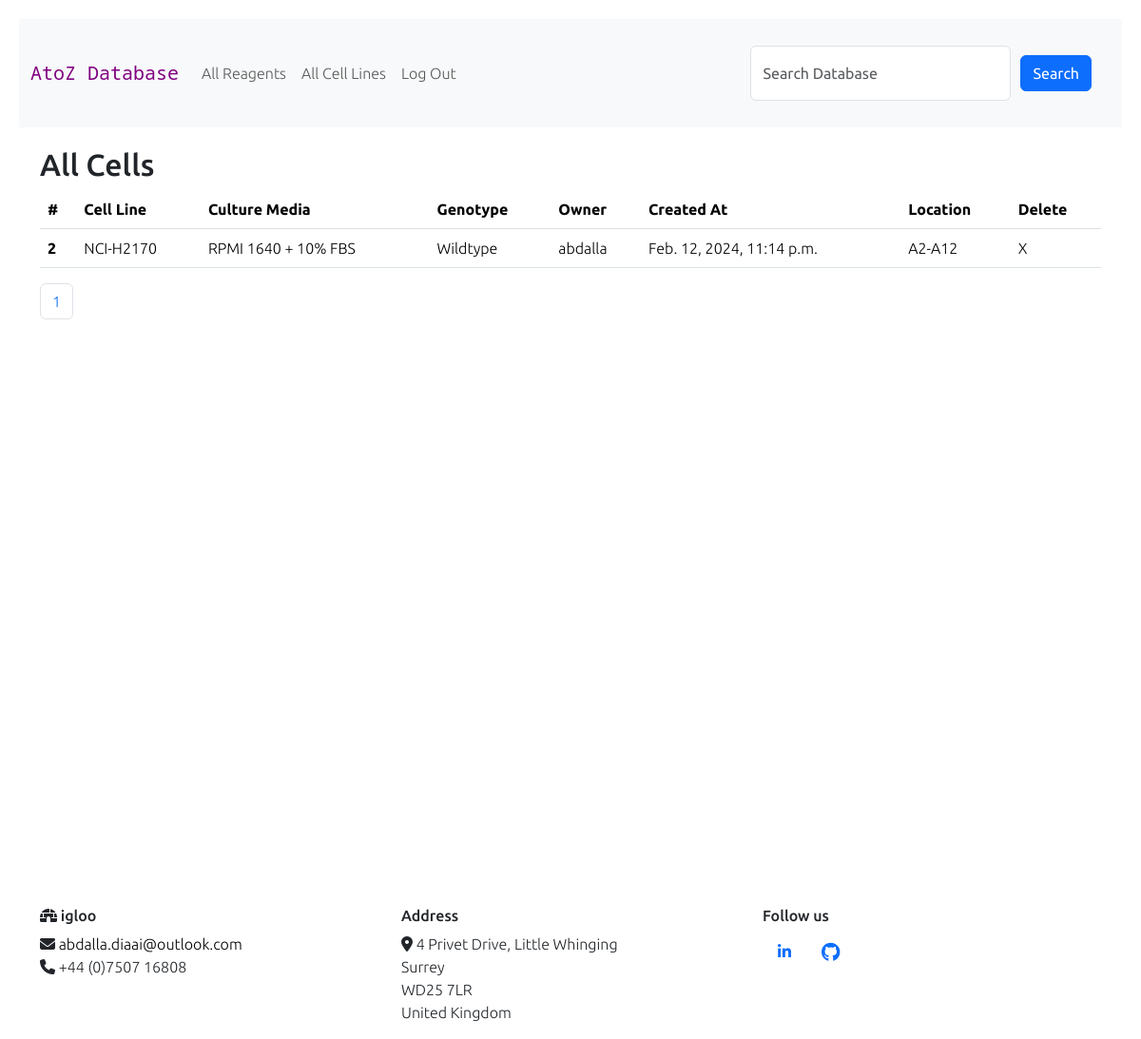
The page /view_cells (signed in) on the database as committed earlier.
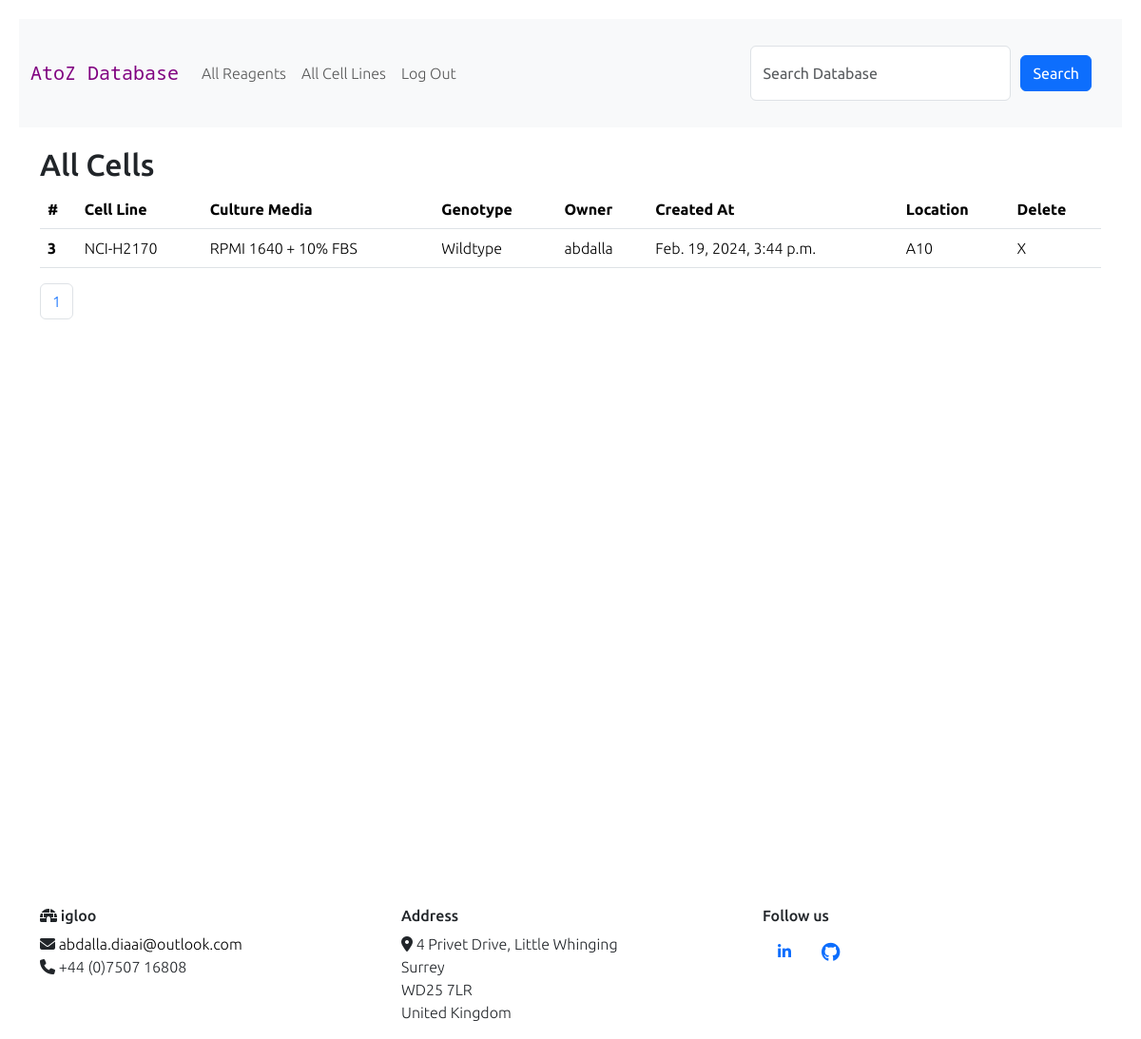
The same page on the database as committed later.
### reagents/models.py (models this page shows, shortened)
class TimeStampedModel(models.Model):
    created_at = models.DateTimeField(auto_now_add=True)
    updated_at = models.DateTimeField(auto_now=True)
    class Meta:
        abstract = True

class CellLine(TimeStampedModel):
    CHOICES = [("Wildtype", True), ("Modified", False)]
    created = TimeStampedModel.created_at
    cell_name = models.CharField(max_length=300, blank=True, null=True)
    media = models.CharField(max_length=300, blank=True, null=True)
    genotype = models.CharField(max_length=30, choices=CHOICES, default=True)
    owner = models.ForeignKey(settings.AUTH_USER_MODEL, on_delete=models.CASCADE, null=True)
    storage_position = models.CharField(max_length=10, blank=True, null=True)

class User(AbstractUser):
    pass

### reagents/views.py (the view)
# urls.py: path("view_cells", views.view_cells, name="view_cells"),
@login_required
def view_cells(request):
    cells = CellLine.objects.all()
    paginator = Paginator(cells, 10)
    page_number = request.GET.get("page")
    page_obj = paginator.get_page(page_number)
    return render(
        request,
        "reagents/cells.html",
        {"page_obj": page_obj, "paginator": paginator, "search_form": NewSearch()},
    )

### reagents/forms.py
class NewSearch(forms.Form):
    CHOICES = [("cells", "Cells"), ("reagents", "Reagents")]
    search = forms.CharField(
        label="",
        widget=forms.TextInput(
            attrs={"placeholder": "Search Database", "class": "form-control"}
        ),
    )
    database_to_search = models.CharField(max_length=30, choices=CHOICES, default="Reagents")

### reagents/templates/reagents/cells.html (shortened to what this page needs)
{% extends "reagents/layout.html" %}
{% load static %}
{% block body %}
<h2>All Cells</h2>
{% if user.is_authenticated %}
<div>
    <table class="table">
        <thead>
            <tr>
                <th scope="col">#</th>
                <th scope="col">Cell Line</th>
                <th scope="col">Culture Media</th>
                <th scope="col">Genotype</th>
                <th scope="col">Owner</th>
                <th scope="col">Created At</th>
                <th scope="col">Location</th>
                <th scope="col">Delete</th>
            </tr>
        </thead>
        <tbody>
            {% for cell in page_obj %}
            <tr>
                <th scope="row">{{ cell.id }}</th>
                <td>{{ cell.cell_name }}</td>
                <td>{{ cell.media }}</td>
                <td>{{ cell.genotype }}</td>
                <td>{{ cell.owner }}</td>
                <td> {{ cell.created }}</td>
                <td>{{ cell.storage_position }}</td>
                <td><a id="delete" href="{% url 'delete_cell' cell.id %}">X</a></td>
            </tr>
            {% endfor %}
        </tbody>
    </table>
</div>
{% if paginator.count > 0 %}
<nav aria-label="Page navigation example">
    <ul class="pagination">
        {% for page_number in paginator.page_range %}
        {% if page.obj.number == page_number %}
        <li class="page-item active"><a class="page-link" href="">{{ page_number }}</a></li>
        {% else %}
        <li class="page-item"><a class="page-link" href="?page={{ page_number }}">{{ page_number }}</a></li>
        {% endif %}
        {% endfor %}
    </ul>
</nav>
{% endif %}
{% endif %}
{% endblock %}

### reagents/templates/reagents/layout.html (shortened to what this page needs)
{% load static %}
<!DOCTYPE html>
<html lang="en">
<head>
    <link href="https://cdn.jsdelivr.net/npm/bootstrap@5.3.2/dist/css/bootstrap.min.css" rel="stylesheet"
>
    <link href="{% static 'reagents/styles.css' %}" rel="stylesheet">
    <link rel="stylesheet" href="{% static 'reagents/styles.css' %}">
</head>
<body>
    <nav class="navbar navbar-expand-lg bg-body-tertiary">
        <div class="container-fluid">
            <a class="navbar-brand" href="{% url 'index' %}">AtoZ Database</a>
            <div class="collapse navbar-collapse" id="navbarNav">
                <ul class="navbar-nav me-auto mb-2 mb-lg-0">
                    {% if user.is_authenticated %}
                    <li class="nav-item">
                        <a class="nav-link" href="{% url 'view_reagents' %}">All Reagents</a>
                    </li>
                    <li class="nav-item">
                        <a class="nav-link" href="{% url 'view_cells' %}">All Cell Lines</a>
                    </li>
                    <li class="nav-item">
                        <a class="nav-link" href="{% url 'logout' %}">Log Out</a>
                    </li>
                    {% endif %}
                </ul>
                <form class="d-flex" action="{% url 'search' %}" method="POST">
                    {{ search_form }}
                    <button class="btn btn-primary" type="submit">Search</button>
                </form>
            </div>
        </div>
    </nav>
    <main>
        <div class="container">
            {% block body %}
            {% endblock %}
        </div>
    </main>
    <div class="container">
        <div class="row">
            <div class="col-lg-4 col-md-5 col-sm-12 footer-cols footer-heading">
                <h6><i class="fa-solid fa-igloo"></i> igloo</h6>
                <p id="contact-me">
                    <i class="fa-solid fa-envelope"></i> <a href="mailto:hello@tuxedo.com"
                        id="email">abdalla.diaai@outlook.com</a>
                    <br>
                    <i class="fa-solid fa-phone"></i> +44 (0)7507 16808
                </p>
            </div>
            <div class="col-lg-4 col-md-4 col-sm-12 d-none d-sm-block footer-cols">
                <div class="footer-heading">
                    <h6>Address</h6>
                </div>
                <address>
                    <i class="fa-solid fa-location-dot"></i> 4 Privet Drive, Little Whinging
                    <br>
                    Surrey
                    <br>
                    WD25 7LR
                    <br>
                    United Kingdom
                </address>
            </div>
            <div class="col-lg-4 col-md-3 col-sm-12 footer-cols">
                <div class="footer-heading">
                    <h6>Follow us</h6>
                </div>
                <ul class="nav" id="social-icons">
                    <li class="nav-item"><a href="https://www.linkedin.com/in/abdalla-diaai-mohamed-434096218/"
                            class="nav-link"><i class="fa-brands fa-linkedin-in"></i></a></li>
                    <li class="nav-item"><a href="https://github.com/abdalla-diaai" class="nav-link"><i
                                class="fa-brands fa-github fa-lg"></i></a></li>
                </ul>
            </div>
        </div>
    </div>
</body>
</html>

### reagents/static/reagents/styles.css (style rules this page uses)
main { position: relative; min-height: 100vh; }
.navbar { margin: 20px; }
button { margin: 10px 0 10px 0; cursor: pointer; }
.navbar-brand { font-family: "Noto Sans Mono", monospace; font-optical-sizing: auto; font-optical-sizing: auto; font-weight: 150; font-style: normal; font-variation-settings: "wdth" 100; color: purple; }
form { padding: 20px; }
#id_search { margin-inline-end: 10px; }
body { font-family: "Ubuntu", sans-serif; font-weight: 300; font-style: normal; }
a { text-decoration: none; color: black; }

Rows that differ between the two databases and show on the page:
removed CellLine: id "2", cell_name "NCI-H2170", media "RPMI 1640 + 10% FBS", genotype "Wildtype", owner "abdalla", created "Feb. 12, 2024, 11:14 p.m.", storage_position "A2-A12"
added CellLine: id "3", cell_name "NCI-H2170", media "RPMI 1640 + 10% FBS", genotype "Wildtype", owner "abdalla", created "Feb. 19, 2024, 3:44 p.m.", storage_position "A10"
